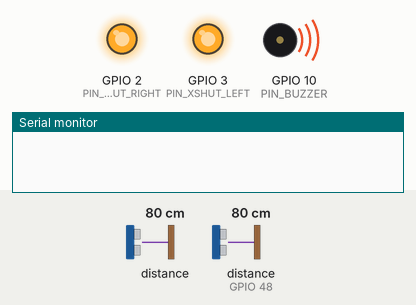
The program below on a simulated ESP32-C3. Shown: output pins drawn as LEDs (lit = HIGH), buzzer (waves = sounding), the last lines printed to the serial monitor. The inputs (shaded band) are chosen by the test bench; at power-on: distance to the obstacle 80 cm, distance to the obstacle (sensor on GPIO 48) 80 cm.

Above: at 0.95 s.
At 2.9 s:
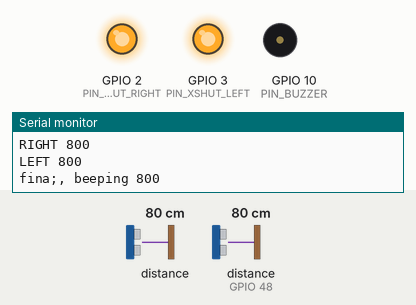
Timing chart, 0 to 3.2 s (numbered marks = the images above):
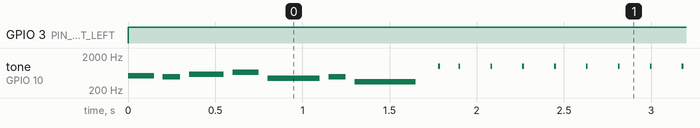

Measured:
- by itself, GPIO 3 (PIN_XSHUT_LEFT): LOW → HIGH at 0.00 s
- by itself, tone on GPIO 10 (PIN_BUZZER): plays 523 Hz for 0.15 s, 494 Hz for 0.10 s, 587 Hz for 0.20 s, 659 Hz for 0.15 s, 440 Hz for 0.30 s, 494 Hz for 0.10 s … (709 notes in this stretch)

The program:

main.cpp
```cpp
#include <Arduino.h>
#include "Adafruit_VL53L0X.h"
/* FOR FUTURE USE
#include "WiFi.h"
#include "wifi_config.h"
*/
#define PIN_SDA_PIN 8 // connected HIGH side to builtin LED
#define PIN_SCL_PIN 9
#define PIN_BUZZER 10
#define PIN_XSHUT_RIGHT 2
#define PIN_XSHUT_LEFT 3

#define SENSOR_MAX_RANGE_MM 2500
#define MEASUREMENTS_COUNT 3
#define MEASUREMENTS_PROMIXITY_PERCENT 0.2 // how much of the sensors measurement is close to the other one; this defines the threshold if both sensors see the same object/distance

Adafruit_VL53L0X sensorRight = Adafruit_VL53L0X(); // first sensor (the one with the black dot)
Adafruit_VL53L0X sensorLeft = Adafruit_VL53L0X(); // second sensor


const float RANGE_MODIFIER = 0.006;
const float RANGE_EXPONENT = 3.0;

void playMelody()
{
  int melody[] = {523, 494, 587, 659, 440, 494, 349};
  int duration[] = {150, 100, 200, 150, 300, 100, 350};

  for (int i = 0; i < 7; i++) {
    tone(PIN_BUZZER, melody[i], duration[i]);
    delay(duration[i] + 50);
  }
}

int correctMeasurements(int * measurements) // takes an array of MEASUREMENTS_COUNT ints, returns one int
{
  int measurements_delta[MEASUREMENTS_COUNT] = {0};

  int sum = 0;
  for (int i = 0; i < MEASUREMENTS_COUNT; i++)
  {
    sum += measurements[i];
  }
  float avarge = (float)sum / (float)MEASUREMENTS_COUNT;
  int max_delta = 0;
  for (int i = 0; i < MEASUREMENTS_COUNT; i++)
  {
    measurements_delta[i] = abs(measurements[i] - avarge);
    max_delta = max(measurements_delta[i], max_delta);
  }
  for (int i = 0; i < MEASUREMENTS_COUNT; i++)
  {
    if (measurements_delta[i] == max_delta)
    {
      measurements[i] = -1;
      break;
    }
  }
  sum = 0;
  for (int i = 0; i < MEASUREMENTS_COUNT; i++)
  {
    int val = measurements[i]!=-1?measurements[i]:0;
    sum += val;
  }
  avarge = (float)sum / ((float)MEASUREMENTS_COUNT - 1.0);
  return avarge;
}

void pinsInit()
{
  pinMode(PIN_BUZZER, OUTPUT);
  pinMode(PIN_XSHUT_RIGHT, OUTPUT);
  pinMode(PIN_XSHUT_LEFT, OUTPUT);
  digitalWrite(PIN_XSHUT_RIGHT, HIGH);
  digitalWrite(PIN_XSHUT_LEFT, HIGH);
}

void setup()
{
  pinsInit();

  Serial.begin(9600); // whatever, usb speed anyway

  int serialCounter = 0;
  bool enableSerial = true;
  while (!Serial && enableSerial)
  {
    delay(100);
    serialCounter++;
    tone(PIN_BUZZER, 500, 10);
    if (serialCounter > 5)
    {
      enableSerial = false;
      tone(PIN_BUZZER, 500, 500);
      delay(1000);
    }
  }

  Wire.begin(8, 9);

  playMelody();

  // begin sensors
  digitalWrite(PIN_XSHUT_LEFT, LOW);
  while(!sensorRight.begin(0x30))
  {
    tone(PIN_BUZZER, 5000, 20);
    delay(100);
  }

  digitalWrite(PIN_XSHUT_LEFT, HIGH);
  while(!sensorLeft.begin(0x29))
  {
    tone(PIN_BUZZER, 5000, 10);
    delay(200);
    tone(PIN_BUZZER, 5000, 50);
    delay(1000);
  }

  sensorRight.configSensor(Adafruit_VL53L0X::VL53L0X_SENSE_LONG_RANGE);
  sensorRight.startRangeContinuous();
  sensorLeft.configSensor(Adafruit_VL53L0X::VL53L0X_SENSE_LONG_RANGE);
  sensorLeft.startRangeContinuous();

  for (uint8_t address = 1; address < 127; address++)
  {
    Wire.beginTransmission(address);
    if (Wire.endTransmission() == 0)
    {
      if (enableSerial)
      {
        Serial.print("Found I2C device at 0x");
        Serial.println(address, HEX);
      }
    }
  }

  int rightRange = 0;
  int leftRange = 0;

  int rightMeasurementCount = 0;
  int leftMeasurementCount = 0;

  int rightMeasurements[MEASUREMENTS_COUNT];
  int leftMeasurements[MEASUREMENTS_COUNT];

  unsigned long start_time_ms = millis();

  int finalRange = 0;
  while (true)
  {
    if (sensorRight.isRangeComplete())
    {
      rightMeasurements[rightMeasurementCount] = min((int)sensorRight.readRange(), SENSOR_MAX_RANGE_MM);
      rightMeasurementCount += 1;
      if (rightMeasurementCount == MEASUREMENTS_COUNT)
      {
        rightMeasurementCount = 0;
        rightRange = correctMeasurements(rightMeasurements);
        if (enableSerial)
        {
          Serial.print("RIGHT ");
          Serial.println(rightRange);
        }
        // long ass line ; and duplicated
        // depreciated cuz doesnt work well
        // will use another alghoritm simple min() for now
        //finalRange = (abs(rightRange - leftRange) < (rightRange * MEASUREMENTS_PROMIXITY_PERCENT + leftRange * MEASUREMENTS_PROMIXITY_PERCENT) / 2.0) ? (rightRange + leftRange) / 2.0 : SENSOR_MAX_RANGE_MM;
        finalRange = min(SENSOR_MAX_RANGE_MM, min(rightRange, leftRange));
      }
    }
    if (sensorLeft.isRangeComplete())
    {
      leftMeasurements[leftMeasurementCount] = min((int)sensorLeft.readRange(), SENSOR_MAX_RANGE_MM);
      leftMeasurementCount += 1;
      if (leftMeasurementCount == MEASUREMENTS_COUNT)
      {
        leftMeasurementCount = 0;
        leftRange = correctMeasurements(leftMeasurements);
        if (enableSerial)
        {
          Serial.print("LEFT ");
          Serial.println(leftRange);
        }
        finalRange = min(SENSOR_MAX_RANGE_MM, min(rightRange, leftRange));
      }
    }

    if (millis() - pow(finalRange*RANGE_MODIFIER, RANGE_EXPONENT) > start_time_ms)
    {
      if (enableSerial)
      {
        Serial.print("fina;, beeping ");
        Serial.println(finalRange);
      }
      tone(PIN_BUZZER, 1000, 10);
      delay(50);
      start_time_ms = millis();
    }
  }
}

void loop()
{
  tone(PIN_BUZZER, 300, 100);
  delay(1000);
}
```
